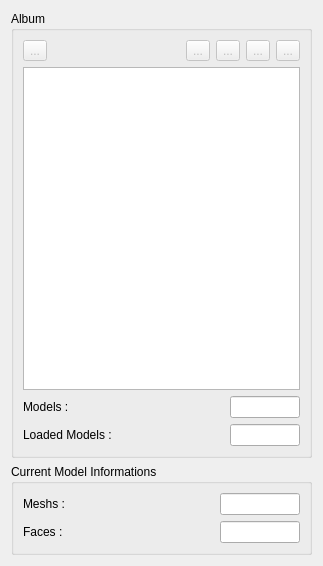
<?xml version="1.0" encoding="UTF-8"?>
<ui version="4.0">
 <class>AlbumManagerView</class>
 <widget class="QWidget" name="AlbumManagerView">
  <property name="geometry">
   <rect>
    <x>0</x>
    <y>0</y>
    <width>323</width>
    <height>566</height>
   </rect>
  </property>
  <property name="windowTitle">
   <string>Form</string>
  </property>
  <layout class="QVBoxLayout" name="verticalLayout_2">
   <item>
    <widget class="QGroupBox" name="album_groupBox">
     <property name="sizePolicy">
      <sizepolicy hsizetype="Minimum" vsizetype="Preferred">
       <horstretch>0</horstretch>
       <verstretch>0</verstretch>
      </sizepolicy>
     </property>
     <property name="contextMenuPolicy">
      <enum>Qt::PreventContextMenu</enum>
     </property>
     <property name="title">
      <string>Album</string>
     </property>
     <property name="flat">
      <bool>true</bool>
     </property>
     <layout class="QVBoxLayout" name="_2">
      <item>
       <layout class="QHBoxLayout" name="_3">
        <item>
         <widget class="QToolButton" name="refreshThumbnailsButton">
          <property name="enabled">
           <bool>false</bool>
          </property>
          <property name="toolTip">
           <string>Refresh thumbnails</string>
          </property>
          <property name="text">
           <string>...</string>
          </property>
          <property name="icon">
           <iconset>
            <normaloff>:/images/UpdateThumbnails.png</normaloff>:/images/UpdateThumbnails.png</iconset>
          </property>
          <property name="iconSize">
           <size>
            <width>20</width>
            <height>20</height>
           </size>
          </property>
         </widget>
        </item>
        <item>
         <spacer>
          <property name="orientation">
           <enum>Qt::Horizontal</enum>
          </property>
          <property name="sizeHint" stdset="0">
           <size>
            <width>20</width>
            <height>20</height>
           </size>
          </property>
         </spacer>
        </item>
        <item>
         <widget class="QToolButton" name="startLoadingButton">
          <property name="enabled">
           <bool>false</bool>
          </property>
          <property name="toolTip">
           <string>Start/Resume Loading</string>
          </property>
          <property name="text">
           <string>...</string>
          </property>
          <property name="icon">
           <iconset>
            <normaloff>:/images/ResumeLoading.png</normaloff>:/images/ResumeLoading.png</iconset>
          </property>
          <property name="iconSize">
           <size>
            <width>20</width>
            <height>20</height>
           </size>
          </property>
          <property name="checkable">
           <bool>true</bool>
          </property>
         </widget>
        </item>
        <item>
         <widget class="QToolButton" name="stopLoadingButton">
          <property name="enabled">
           <bool>false</bool>
          </property>
          <property name="toolTip">
           <string>Interupt Loading</string>
          </property>
          <property name="text">
           <string>...</string>
          </property>
          <property name="icon">
           <iconset>
            <normaloff>:/images/InteruptLoading.png</normaloff>:/images/InteruptLoading.png</iconset>
          </property>
          <property name="iconSize">
           <size>
            <width>20</width>
            <height>20</height>
           </size>
          </property>
          <property name="checkable">
           <bool>true</bool>
          </property>
         </widget>
        </item>
        <item>
         <widget class="QToolButton" name="removeUnloadModelsButton">
          <property name="enabled">
           <bool>false</bool>
          </property>
          <property name="toolTip">
           <string>Remove Unloaded Models</string>
          </property>
          <property name="text">
           <string>...</string>
          </property>
          <property name="icon">
           <iconset>
            <normaloff>:/images/RemoveUnload.png</normaloff>:/images/RemoveUnload.png</iconset>
          </property>
          <property name="iconSize">
           <size>
            <width>20</width>
            <height>20</height>
           </size>
          </property>
         </widget>
        </item>
        <item>
         <widget class="QToolButton" name="removeOnErrorModelsButton">
          <property name="enabled">
           <bool>false</bool>
          </property>
          <property name="toolTip">
           <string>Remove Models On Error</string>
          </property>
          <property name="text">
           <string>...</string>
          </property>
          <property name="icon">
           <iconset>
            <normaloff>:/images/RemoveError.png</normaloff>:/images/RemoveError.png</iconset>
          </property>
          <property name="iconSize">
           <size>
            <width>20</width>
            <height>20</height>
           </size>
          </property>
         </widget>
        </item>
       </layout>
      </item>
      <item>
       <widget class="QListWidget" name="modelList">
        <property name="contextMenuPolicy">
         <enum>Qt::ActionsContextMenu</enum>
        </property>
        <property name="alternatingRowColors">
         <bool>true</bool>
        </property>
        <property name="movement">
         <enum>QListView::Static</enum>
        </property>
        <property name="spacing">
         <number>1</number>
        </property>
        <property name="sortingEnabled">
         <bool>false</bool>
        </property>
       </widget>
      </item>
      <item>
       <layout class="QHBoxLayout" name="_4">
        <item>
         <widget class="QLabel" name="label_8">
          <property name="text">
           <string>Models :</string>
          </property>
         </widget>
        </item>
        <item>
         <spacer>
          <property name="orientation">
           <enum>Qt::Horizontal</enum>
          </property>
          <property name="sizeHint" stdset="0">
           <size>
            <width>40</width>
            <height>20</height>
           </size>
          </property>
         </spacer>
        </item>
        <item>
         <widget class="QLineEdit" name="numberOfModels">
          <property name="enabled">
           <bool>true</bool>
          </property>
          <property name="minimumSize">
           <size>
            <width>0</width>
            <height>0</height>
           </size>
          </property>
          <property name="maximumSize">
           <size>
            <width>70</width>
            <height>16777215</height>
           </size>
          </property>
          <property name="focusPolicy">
           <enum>Qt::NoFocus</enum>
          </property>
          <property name="acceptDrops">
           <bool>false</bool>
          </property>
          <property name="alignment">
           <set>Qt::AlignRight|Qt::AlignTrailing|Qt::AlignVCenter</set>
          </property>
          <property name="readOnly">
           <bool>true</bool>
          </property>
         </widget>
        </item>
       </layout>
      </item>
      <item>
       <layout class="QHBoxLayout" name="_5">
        <item>
         <widget class="QLabel" name="label_9">
          <property name="text">
           <string>Loaded Models :</string>
          </property>
         </widget>
        </item>
        <item>
         <spacer>
          <property name="orientation">
           <enum>Qt::Horizontal</enum>
          </property>
          <property name="sizeHint" stdset="0">
           <size>
            <width>40</width>
            <height>20</height>
           </size>
          </property>
         </spacer>
        </item>
        <item>
         <widget class="QLineEdit" name="numberOfLoadedModels">
          <property name="enabled">
           <bool>true</bool>
          </property>
          <property name="maximumSize">
           <size>
            <width>70</width>
            <height>16777215</height>
           </size>
          </property>
          <property name="focusPolicy">
           <enum>Qt::NoFocus</enum>
          </property>
          <property name="acceptDrops">
           <bool>false</bool>
          </property>
          <property name="alignment">
           <set>Qt::AlignRight|Qt::AlignTrailing|Qt::AlignVCenter</set>
          </property>
          <property name="readOnly">
           <bool>true</bool>
          </property>
         </widget>
        </item>
       </layout>
      </item>
     </layout>
    </widget>
   </item>
   <item>
    <widget class="QGroupBox" name="currentModelInfoGroup">
     <property name="sizePolicy">
      <sizepolicy hsizetype="Minimum" vsizetype="Preferred">
       <horstretch>0</horstretch>
       <verstretch>0</verstretch>
      </sizepolicy>
     </property>
     <property name="title">
      <string>Current Model Informations</string>
     </property>
     <property name="flat">
      <bool>true</bool>
     </property>
     <layout class="QVBoxLayout" name="verticalLayout">
      <item>
       <layout class="QHBoxLayout" name="_7">
        <item>
         <widget class="QLabel" name="label_7">
          <property name="text">
           <string>Meshs :</string>
          </property>
         </widget>
        </item>
        <item>
         <spacer>
          <property name="orientation">
           <enum>Qt::Horizontal</enum>
          </property>
          <property name="sizeHint" stdset="0">
           <size>
            <width>40</width>
            <height>20</height>
           </size>
          </property>
         </spacer>
        </item>
        <item>
         <widget class="QLineEdit" name="numberOfMesh">
          <property name="enabled">
           <bool>true</bool>
          </property>
          <property name="maximumSize">
           <size>
            <width>80</width>
            <height>16777215</height>
           </size>
          </property>
          <property name="focusPolicy">
           <enum>Qt::NoFocus</enum>
          </property>
          <property name="acceptDrops">
           <bool>false</bool>
          </property>
          <property name="alignment">
           <set>Qt::AlignRight|Qt::AlignTrailing|Qt::AlignVCenter</set>
          </property>
          <property name="readOnly">
           <bool>true</bool>
          </property>
         </widget>
        </item>
       </layout>
      </item>
      <item>
       <layout class="QHBoxLayout" name="_10">
        <item>
         <widget class="QLabel" name="label_6">
          <property name="text">
           <string>Faces :</string>
          </property>
         </widget>
        </item>
        <item>
         <spacer>
          <property name="orientation">
           <enum>Qt::Horizontal</enum>
          </property>
          <property name="sizeHint" stdset="0">
           <size>
            <width>40</width>
            <height>20</height>
           </size>
          </property>
         </spacer>
        </item>
        <item>
         <widget class="QLineEdit" name="numberOfFaces">
          <property name="enabled">
           <bool>true</bool>
          </property>
          <property name="maximumSize">
           <size>
            <width>80</width>
            <height>16777215</height>
           </size>
          </property>
          <property name="acceptDrops">
           <bool>false</bool>
          </property>
          <property name="alignment">
           <set>Qt::AlignRight|Qt::AlignTrailing|Qt::AlignVCenter</set>
          </property>
          <property name="readOnly">
           <bool>true</bool>
          </property>
         </widget>
        </item>
       </layout>
      </item>
     </layout>
    </widget>
   </item>
  </layout>
 </widget>
 <resources/>
 <connections/>
</ui>
